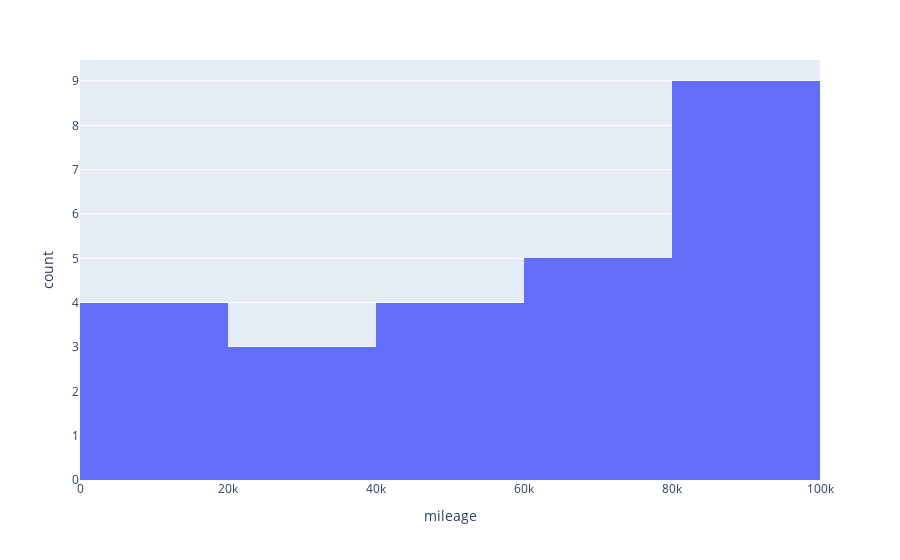

Write notebook code for a chart like this one.
### Code cell
px.histogram(df1,x ='mileage')

### Figure 1 — Plotly figure (JSON) as saved in the notebook; plotly's stock layout.template omitted (floating-point values rounded to 4 significant figures)
{"data": [{"alignmentgroup": "True", "bingroup": "x", "hovertemplate": "mileage=%{x}<br>count=%{y}<extra></extra>", "legendgroup": "", "marker": {"color": "#636efa", "pattern": {"shape": ""}}, "name": "", "offsetgroup": "", "orientation": "v", "showlegend": false, "type": "histogram", "x": [14000, 76000, 76350.0, 34000, 89650.0, 72960.0, 57390.0, 88780.0, 94360.0, 80650.0, 94350.0, 80309, 81440.0, 92210.0, 83560.0, 69980.0, 64670.0, 55380.0, 48010.0, 43100.0, 34240.0, 26450.0, 15240.0, 6989.0, 1996.0], "xaxis": "x", "yaxis": "y"}], "layout": {"barmode": "relative", "legend": {"tracegroupgap": 0}, "margin": {"t": 60}, "xaxis": {"anchor": "y", "domain": [0, 1], "title": {"text": "mileage"}}, "yaxis": {"anchor": "x", "domain": [0, 1], "title": {"text": "count"}}}}
